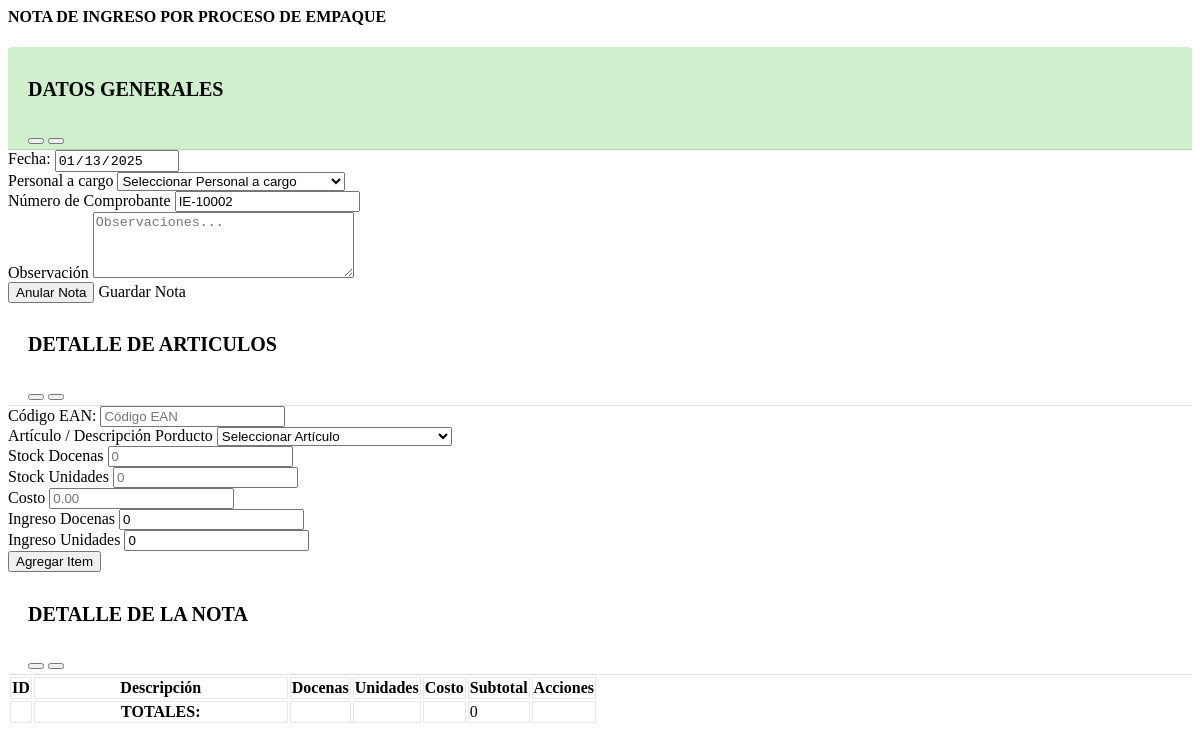
Before: /vista/FNEmpaque.php with the older database file.
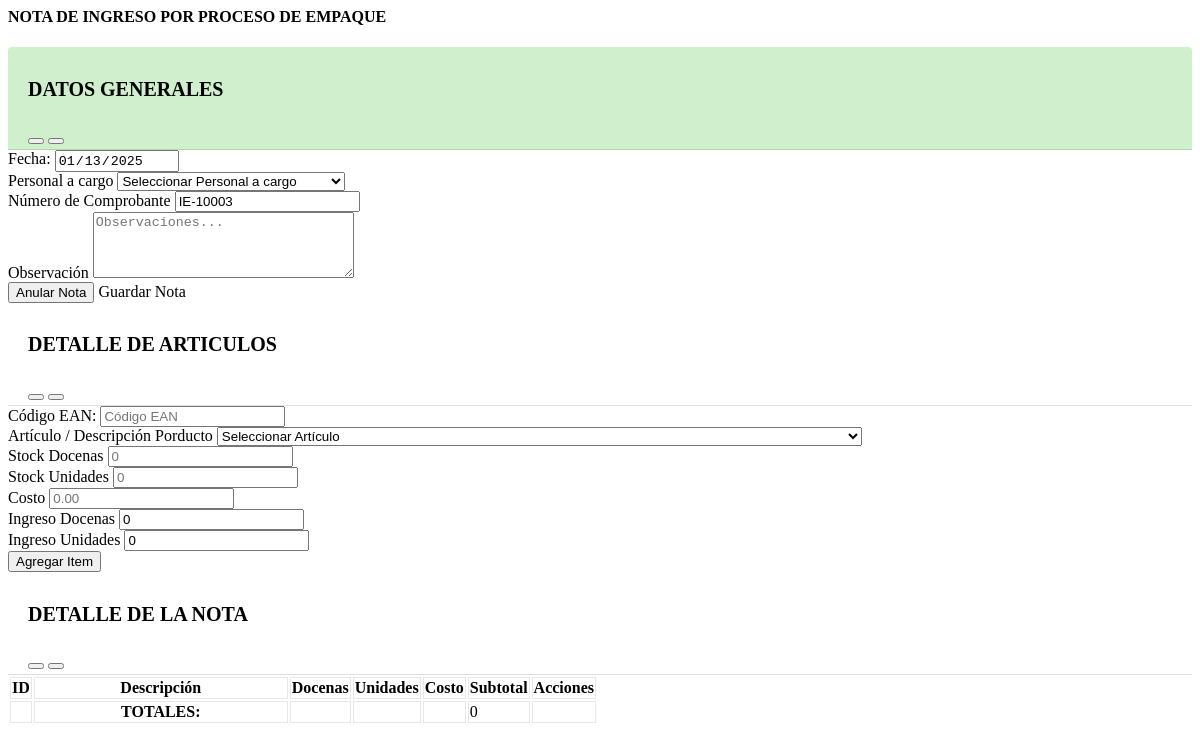
After: the same page with the newer database file.
### tables this page shows
CREATE TABLE `nota_empaque` (
  `id_nota_empaque` int(11) NOT NULL,
  `id_personal` int(11) NOT NULL,
  `fecha_empaque` date NOT NULL,
  `nro_comprobante_emp` varchar(50) NOT NULL,
  `observacion_empaque` varchar(255) NOT NULL,
  `detalle_empaque` text NOT NULL,
  `total_docenas` int(11) NOT NULL,
  `total_unidades` int(11) NOT NULL,
  `estado_empaque` tinyint(4) NOT NULL DEFAULT 1
);

### modelo/conexion.php (called while the page is built)
<?php
class Conexion
{
  static public function conectar()
  {
    $host = "localhost";
    $db = "sistema_inventario";
    $userDB = "root";
    $passDB = "";
    $link = new PDO("mysql:host=" . $host . ";" . "dbname=" . $db, $userDB, $passDB);
    $link->exec("set names utf8");
    return $link;
  }
}

### modelo/productoModelo.php (called while the page is built, shortened)
<?php
require_once "conexion.php";
class ModeloProducto
{
  static public function mdlMostrarNotaEmpaque()
  {
    $stmt = Conexion::conectar()->prepare("select count(*) as empaque from nota_empaque");
    $stmt->execute();
    return $stmt->fetchColumn();
  }
  static public function mdlMostrarUltimaNE()
  {
    $stmt = Conexion::conectar()->prepare("SELECT * FROM nota_empaque ORDER BY id_nota_empaque DESC");
    $stmt->execute();
    return $stmt->fetch();
  }
}

### controlador/productoControlador.php (called while the page is built, shortened)
<?php
class ControladorProducto
{
  static public function ctrMostrarNotaEmpaque()
  {
    $respuesta = ModeloProducto::mdlMostrarNotaEmpaque();
    return $respuesta;
  }
  static public function ctrMostrarUltimaNE()
  {
    $respuesta = ModeloProducto::mdlMostrarUltimaNE();
    return $respuesta;
  }
}

### vista/FNEmpaque.php (the view, shortened to what the changed rows need)
<div class="content-wrapper">
  <section class="content">
    <form id="FNotaEmpaque">
      <div class="row">
        <div class="col-sm-6">
          <div class="card card-success card-outline">
            <div class="card-body row pb-2 mb-2">
              <div class="col-md-4">
                <div class="form-group">
                  <label for="">Número de Comprobante</label>
                  <?php
                  $empaque = ControladorProducto::ctrMostrarNotaEmpaque();
                  if ($empaque == 0) {
                    echo '<input type="text" class="form-control" id="nroEmpaque" name="nroEmpaque" value="IE-10001" readonly>';
                  } else {
                    $notaEmpaque = ControladorProducto::ctrMostrarUltimaNE();
                    $codigo = $notaEmpaque["nro_comprobante_emp"];
                    $dividirCodigo = explode("-", $codigo);
                    $numeroCorrelativo = $dividirCodigo[1]+1;
                    echo '<input type="text" class="form-control" id="nroEmpaque" name="nroEmpaque" value="IE-' . $numeroCorrelativo . '" readonly>';
                  }
                  ?>
                </div>
              </div>
            </div>
          </div>
        </div>
      </div>
      <div class="card card-info card-outline">
        <div class="card-body">
          <div class=" row">
            <div class="col-md-12">
              <table class="table" id="detalleNE">
                <thead class="text-center">
                  <tr>
                    <th>ID</th>
                    <th width=250px;>Descripción</th>
                    <th>Docenas</th>
                    <th>Unidades</th>
                    <th>Costo</th>
                    <th>Subtotal</th>
                    <th>Acciones</th>
                  </tr>
                </thead>
                <tfoot class="text-center">
                  <tr style="margin-right: 200px; padding-right: 500px;">
                    <th class="text-right">TOTALES:</th>
                  </tr>
                </tfoot>
              </table>
            </div>
          </div>
        </div>
      </div>
    </form>
  </section>
</div>

Changed rows visible on the page:
no longer on this page (row unchanged): nota_empaque: nroEmpaque "IE-10002"
added nota_empaque: nroEmpaque "IE-10003"
